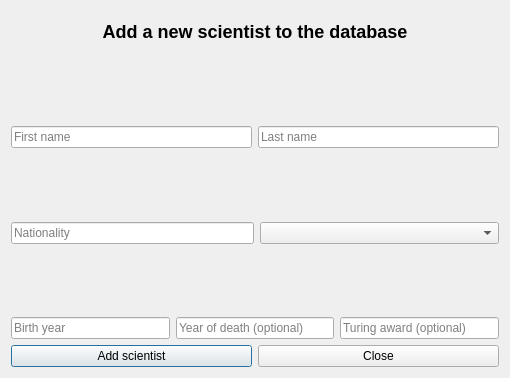
<?xml version="1.0" encoding="UTF-8"?>
<ui version="4.0">
 <class>addScientist</class>
 <widget class="QDialog" name="addScientist">
  <property name="geometry">
   <rect>
    <x>0</x>
    <y>0</y>
    <width>510</width>
    <height>378</height>
   </rect>
  </property>
  <property name="windowTitle">
   <string>Dialog</string>
  </property>
  <layout class="QVBoxLayout" name="verticalLayout">
   <item>
    <widget class="QLabel" name="label">
     <property name="text">
      <string>&lt;html&gt;&lt;head/&gt;&lt;body&gt;&lt;p align=&quot;center&quot;&gt;&lt;span style=&quot; font-size:x-large; font-weight:600;&quot;&gt;Add a new scientist to the database&lt;/span&gt;&lt;/p&gt;&lt;/body&gt;&lt;/html&gt;</string>
     </property>
    </widget>
   </item>
   <item>
    <spacer name="horizontalSpacer_3">
     <property name="orientation">
      <enum>Qt::Horizontal</enum>
     </property>
     <property name="sizeHint" stdset="0">
      <size>
       <width>40</width>
       <height>20</height>
      </size>
     </property>
    </spacer>
   </item>
   <item>
    <layout class="QHBoxLayout" name="horizontalLayout">
     <item>
      <widget class="QLabel" name="firstNameLabel">
       <property name="text">
        <string/>
       </property>
      </widget>
     </item>
     <item>
      <widget class="QLabel" name="lastNameLabel">
       <property name="text">
        <string/>
       </property>
      </widget>
     </item>
    </layout>
   </item>
   <item>
    <layout class="QHBoxLayout" name="horizontalLayout_7">
     <item>
      <widget class="QLineEdit" name="firstNameBox">
       <property name="placeholderText">
        <string>First name</string>
       </property>
      </widget>
     </item>
     <item>
      <widget class="QLineEdit" name="lastNameBox">
       <property name="placeholderText">
        <string>Last name</string>
       </property>
      </widget>
     </item>
    </layout>
   </item>
   <item>
    <spacer name="horizontalSpacer_2">
     <property name="orientation">
      <enum>Qt::Horizontal</enum>
     </property>
     <property name="sizeHint" stdset="0">
      <size>
       <width>40</width>
       <height>20</height>
      </size>
     </property>
    </spacer>
   </item>
   <item>
    <layout class="QHBoxLayout" name="horizontalLayout_6">
     <item>
      <widget class="QLabel" name="nationalityLabel">
       <property name="text">
        <string/>
       </property>
      </widget>
     </item>
     <item>
      <widget class="QLabel" name="genderLabel">
       <property name="minimumSize">
        <size>
         <width>239</width>
         <height>0</height>
        </size>
       </property>
       <property name="maximumSize">
        <size>
         <width>239</width>
         <height>16777215</height>
        </size>
       </property>
       <property name="text">
        <string/>
       </property>
      </widget>
     </item>
    </layout>
   </item>
   <item>
    <layout class="QHBoxLayout" name="horizontalLayout_8">
     <item>
      <widget class="QLineEdit" name="nationalityBox">
       <property name="placeholderText">
        <string>Nationality</string>
       </property>
      </widget>
     </item>
     <item>
      <widget class="QComboBox" name="genderSelectBox">
       <property name="minimumSize">
        <size>
         <width>239</width>
         <height>0</height>
        </size>
       </property>
       <property name="currentText">
        <string/>
       </property>
      </widget>
     </item>
    </layout>
   </item>
   <item>
    <spacer name="horizontalSpacer">
     <property name="orientation">
      <enum>Qt::Horizontal</enum>
     </property>
     <property name="sizeHint" stdset="0">
      <size>
       <width>40</width>
       <height>20</height>
      </size>
     </property>
    </spacer>
   </item>
   <item>
    <layout class="QHBoxLayout" name="horizontalLayout_4">
     <item>
      <widget class="QLabel" name="birthYearLabel">
       <property name="text">
        <string/>
       </property>
      </widget>
     </item>
     <item>
      <widget class="QLabel" name="deathYearLabel">
       <property name="text">
        <string/>
       </property>
      </widget>
     </item>
     <item>
      <widget class="QLabel" name="turingAwardLabel">
       <property name="text">
        <string/>
       </property>
      </widget>
     </item>
    </layout>
   </item>
   <item>
    <layout class="QHBoxLayout" name="horizontalLayout_3">
     <item>
      <widget class="QLineEdit" name="birthYearBox">
       <property name="placeholderText">
        <string>Birth year</string>
       </property>
      </widget>
     </item>
     <item>
      <widget class="QLineEdit" name="deathYearBox">
       <property name="placeholderText">
        <string>Year of death (optional)</string>
       </property>
      </widget>
     </item>
     <item>
      <widget class="QLineEdit" name="turingAwardBox">
       <property name="placeholderText">
        <string>Turing award (optional)</string>
       </property>
      </widget>
     </item>
    </layout>
   </item>
   <item>
    <layout class="QHBoxLayout" name="horizontalLayout_9">
     <item>
      <widget class="QPushButton" name="addScientistButton">
       <property name="text">
        <string>Add scientist</string>
       </property>
      </widget>
     </item>
     <item>
      <widget class="QPushButton" name="closeWindow">
       <property name="baseSize">
        <size>
         <width>10</width>
         <height>14</height>
        </size>
       </property>
       <property name="text">
        <string>Close</string>
       </property>
      </widget>
     </item>
    </layout>
   </item>
  </layout>
 </widget>
 <resources/>
 <connections/>
</ui>
